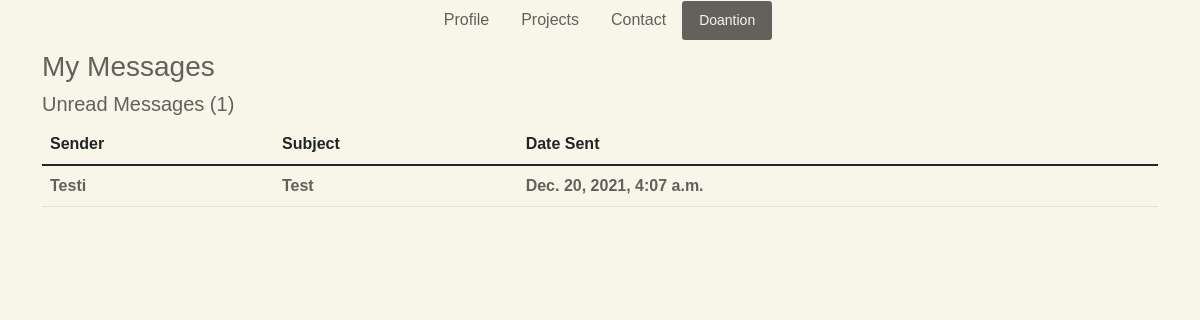
Page /inbox/ on the earlier database version.
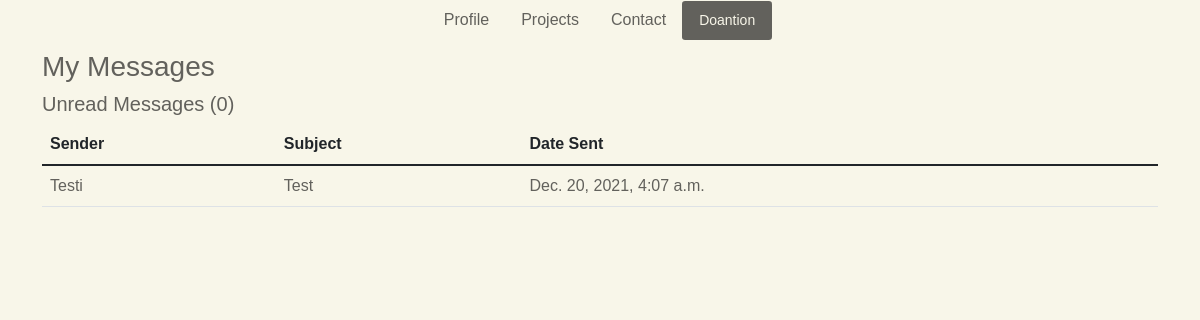
Same page on the later database version.
### matthewsportfolio/models.py (models this page shows, shortened)
class Message(models.Model):
    id = models.UUIDField(default=uuid.uuid4, unique=True, primary_key=True, editable=False)
    name = models.CharField(max_length=255)
    email = models.CharField(max_length=255)
    subject = models.CharField(max_length=255)
    content = models.TextField()
    is_read = models.BooleanField(default=False)
    created = models.DateTimeField(auto_now_add=True)

### matthewsportfolio/views.py (the view)
# urls.py: path('inbox/', views.InboxPage, name='inbox'),
def InboxPage(request):
    inbox = Message.objects.all().order_by('is_read')
    unread_count = Message.objects.filter(is_read=False).count()
    context = {'inbox': inbox, 'unread_count': unread_count}
    return render(request, 'base/inbox.html', context)

### matthewsportfolio/templates/base/inbox.html
{% extends 'base/main.html' %}
{% load static %}
{% block content %}
<div class="container">
    <h3>My Messages</h3>
    <h5>Unread Messages ({{ unread_count }})</h5>
    <table class="table">
        <thead>
            <tr>
                <th>Sender</th>
                <th>Subject</th>
                <th>Date Sent</th>
            </tr>
        </thead>
        <tbody>
            {% for message in inbox %}
            {% if message.is_read %}
            <tr>
            {% else %}
            <tr style="font-weight: 900;">
            {% endif %}
                <td><a href="{% url 'message' message.id %}">{{ message.name }}</a></td>
                <td><a href="{% url 'message' message.id %}">{{ message.subject }}</a></td>
                <td><a href="{% url 'message' message.id %}">{{ message.created }}</a></td>
            </tr>
            {% endfor %}
        </tbody>
    </table>
</div>
{% endblock content %}

Differences in the rows shown:
changed Message "Testi": is_read False → True (drawn)
Other differences:
{{ unread_count }}: "1" → "0"
